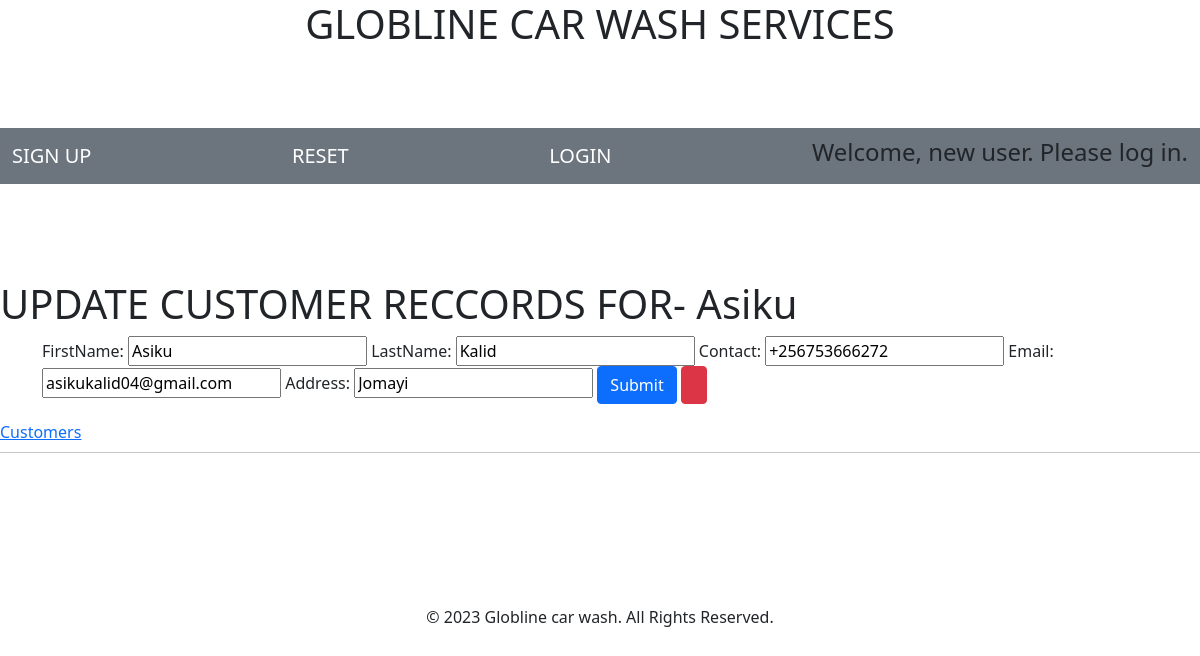
Page /edit_customer/28/ on the committed database.
### bloger/models.py (models this page shows)
class Customer(models.Model):
      CustomerID = models.AutoField(primary_key=True)
      FirstName = models.CharField(max_length=200)
      LastName = models.CharField(max_length=200)
      Contact = models.CharField(max_length=200)
      Email = models.EmailField(max_length=254)
      Address = models.CharField(max_length=200)
      class Meta:
            verbose_name_plural = "Customers"

### bloger/views.py (the view)
def edit_customer_view(request, CustomerID):
    customer = Customer.objects.get(pk = CustomerID)
    if request.method == "POST":
        customerform  = CustomerForm(request.POST, instance = customer)
        if customerform.is_valid():
            customerform.save()
    else:
        customerform = CustomerForm(instance=customer)
    con = {
        'g': customerform,
        'customer': customer
    }
    return render(request, "edit_customer.html", con)

### bloger/forms.py
class CustomerForm(ModelForm):
    class Meta:
      model = Customer
      fields = '__all__'

### bloger/templates/edit_customer.html (shortened to what this page needs)
{% extends "Base.html" %}
    {% load crispy_forms_tags %}
    {% load static %}
    {% block content %}
    <h1 > UPDATE CUSTOMER RECCORDS FOR- {{customer.FirstName}}</h1>
<div class = "container">
    <form method = "POST">
        {{g}}
        <input type = "submit" class = "btn btn-primary">
        <input type = "Button" class = "btn btn-danger">
    </form>
</div>
<a href = "{% url 'customer_page' %} ">Customers</a>
{% endblock content %}

### rows in the picture
Customer: FirstName "Asiku", LastName "Kalid", Contact "+256753666272", Email "asikukalid04@gmail.com", Address "Jomayi"
